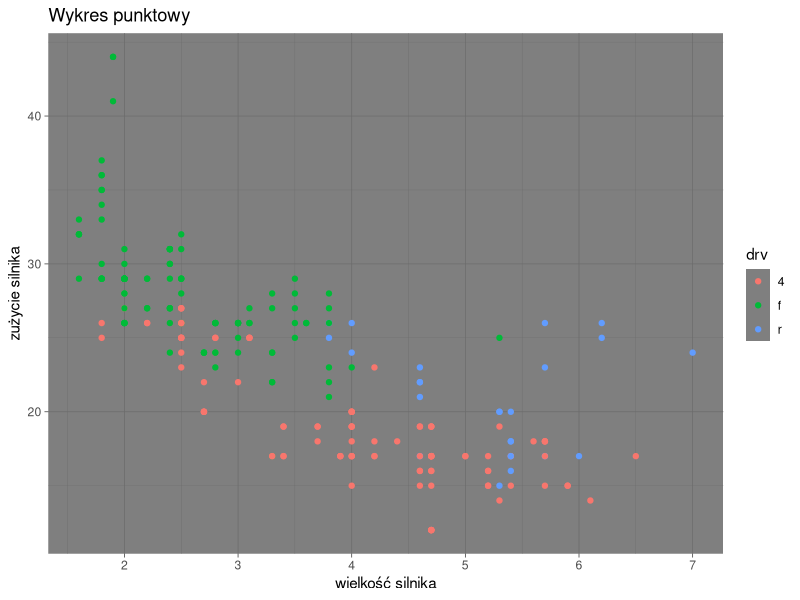
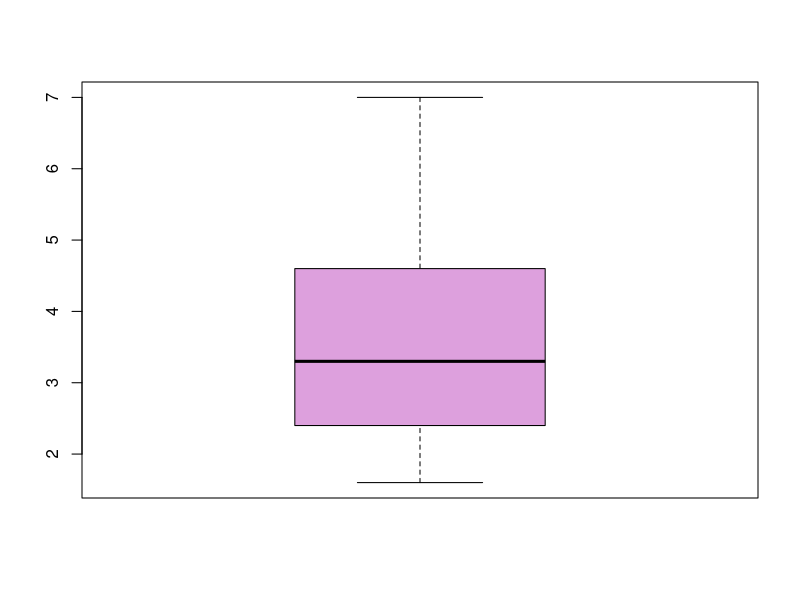

Reproduce these figures in R, in order.
## ---- chunk 1
library(xtable)
library(ggplot2)
library(tidyverse)
## ---- chunk 2
data(mpg) 
View(mpg)
ggplot(mpg, aes(x = displ, y = hwy, color = drv)) +
  geom_point() + 
  labs(title = "Wykres punktowy", x= "wielkość silnika", y = "zużycie silnika")+
  theme_dark()
boxplot(mpg$displ, col="plum")
## ---- chunk 3
wektor1 <- c(mpg$displ)
wektor2 <- c(mpg$hwy) 
